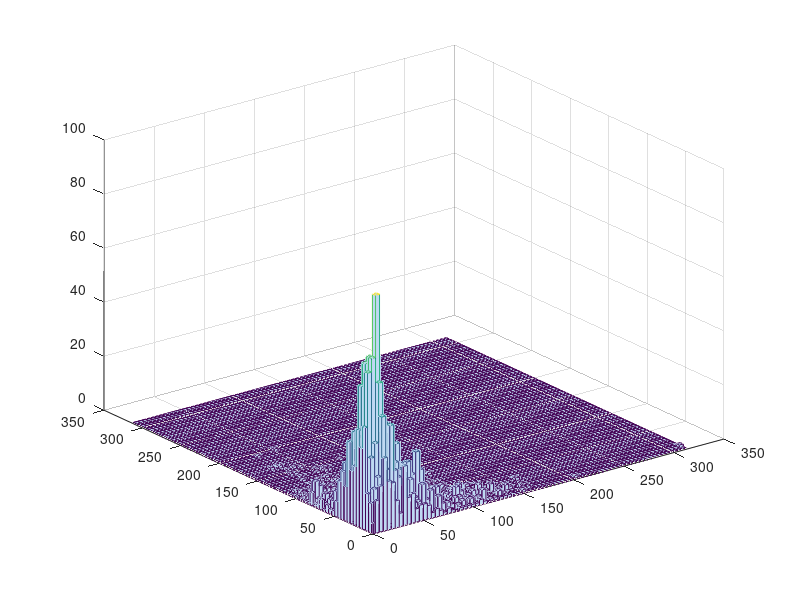

MATLAB code for this plot: (Note: this script raises an error after producing the figure.)
%% test 



% posi = [];
% nega = [];
% null = [];
% animal_list = {'m36n','m2p','m41o','m32q'};
% for ind =2:4% 2:4
%     animal = animal_list{ind};
%     load([animal '_List3']);
%     
%     directory = ['U:\Neural and Behavioural Data' '\marmoset\' animal];
%     %     directory = ['C:\Users\John\Documents\Marmoset\' animal];
%     indxList = find([UnitInfo.Info.Stimuli_Nb] ==12 &... %[UnitInfo.Info.Positive] == Positive &...
%         [UnitInfo.Info.Sync] == 1 &  ...
%         [UnitInfo.Info.Pre_stim_Duration] == 500 &...
%         [UnitInfo.Info.Post_stim_Duration] == 500 & [UnitInfo.Info.Significant_rate] ==1 );
%     % & [UnitInfo.Info.Stimuli_Nb] ==StimType &[UnitInfo.Info.Positive] == Positive &
%     
%     for n =  indxList
%         if UnitInfo.Info(n).pval<=0.05
%             posi = [posi UnitInfo.Info(n).Rho];
% %         elseif UnitInfo.Info(n).Positive == 1
% %             nega = [nega UnitInfo.Info(n).Rho];
%         else
%             null = [null UnitInfo.Info(n).Rho];
%         end
%     end
% end
% 
%     




%% Mutual information population
% load('SyncN_new.mat')
% SyncNH = round([sum(output.rates_stim{3},2) sum(output.rates_stim{4},2) sum(output.rates_stim{5},2)]);
% SyncNH = reshape(SyncNH,[],1)/1000;
% SyncNL = round([sum(output.rates_stim{8},2) sum(output.rates_stim{9},2) sum(output.rates_stim{10},2)]);
% SyncNL = reshape(SyncNL,[],1)/1000;
% SyncN = [SyncNH SyncNL];
% SyncN = reshape(SyncN,[],1);
% 
% load('SyncP_new.mat')
% SyncPH = round([sum(output.rates_stim{3},2) sum(output.rates_stim{4},2) sum(output.rates_stim{5},2)]);
% SyncPH = reshape(SyncPH,[],1)/1000;
% SyncPL = round([sum(output.rates_stim{8},2) sum(output.rates_stim{9},2) sum(output.rates_stim{10},2)]);
% SyncPL = reshape(SyncPL,[],1)/1000;
% SyncP = [SyncPH SyncPL];
% SyncP = reshape(SyncP,[],1);
% rangeP = max(SyncP);
% rangeN = max(SyncN);
% 
% pdN = zeros(1,rangeN+1); %0 to rangeN)
% pdNH = zeros(1,rangeN+1); %0 to rangeN)
% pdNL = zeros(1,rangeN+1); %0 to rangeN)
% for i = 1:rangeN+1
%     pdN(i) = sum(SyncN == i);
%     pdNH(i) = sum(SyncNH ==i);
%     pdNL(i) = sum(SyncNL ==i);
% end
% 
% pdP = zeros(1,rangeP+1); %0 to rangeN)
% pdPH = zeros(1,rangeP+1); 
% pdPL = zeros(1,rangeP+1); 
% for i = 1:rangeP+1
%     pdP(i) = sum(SyncP == i);
%     pdPH(i) = sum(SyncPH == i);
%     pdPL(i) = sum(SyncPL == i);
% end
% pdN = pdN/sum(pdN);
% pdNH = pdNH/sum(pdNH);
% pdNL = pdNL/sum(pdNL);
% 
% pdP = pdP/sum(pdP);
% pdPH = pdPH/sum(pdPH);
% pdPL = pdPL/sum(pdPL);
% 
% pd = pdN.'*pdP;
% pdH = pdNH.'*pdPH;
% pdL = pdNL.'*pdPL;
% sumH = log2((pdH*2)./pd).*pdH;
% sumH(isnan(sumH)) = 0;
% sumL = log2((pdL*2)./pd).*pdL;
% sumL(isnan(sumL)) = 0;
% 
% sumPH = log2(pdPH*2./pdP).*pdPH;
% sumPH(isnan(sumPH)) = 0;
% 
% sumPL = log2(pdPL*2./pdP).*pdPL;
% sumPL(isnan(sumPL)) = 0;
% 
% InfoP = sum(sum(sumPH)) + sum(sum(sumPL));
% Info = sum(sum(sumH))+sum(sum(sumL));
% 
% % % clear all

%% Mutual information neuron by neuron
% 

% % h =  hist(output.isi_total{6});
% test = output.isi_total{2}*10^3;
% for i = length(test):-1:1
%     if test(i) < 10
%         test(i) = [];
%     end
% end
% edges = 0:5:500;
% h = histc(test,edges);
% % histogram(test,edges);
% % figure
% plot(h)
% set(gca,'XScale','log')
% hold on
% 
% [f, xi] = ksdensity(output.VS(1,:));
% plot(xi,f)
% edges = 0:0.1:1;
% histogram(output.VS(:,2),edges)


%%  Studying FR joint distribution for SyncP SyncN and SyncM neurons. 03/19/2018

clear all
load('SyncP_new.mat')
NP = size(output.rates_stim{1, 1},1);
DR_trialP = [];
for f = 1:12
    for n = 1:NP
        DR_trialP(n,f) = mean(output.rates_stim{f}(n,:));
    end
end

load('SyncN_new.mat')
NN = size(output.rates_stim{1, 1},1);
DR_trialN = [];
for f = 1:12
    for n = 1:NN
        DR_trialN(n,f) = mean(output.rates_stim{f}(n,:));
    end
end

DR_trialN(randsample(1:305,5),:) = []; %randomly cutting data size to match SyncP neurons. 

SyncPall = reshape(DR_trialP,[],1);
SyncNall = reshape(DR_trialN,[],1);

X = [SyncNall,SyncPall];
edges = {0:4:ceil(max(max(X))) 0:4:ceil(max(max(X)))};
hist3(X,edges)
[CountData, Xedges,Yedges] = histcounts2(X(:,1),X(:,2),edges{1},edges{2});

% linear interpolarization of Distribution


Vq = interp2(CountData);










%% Calculating MI 07/11/2017
clear all
load('SyncP_new.mat')
NP = size(output.rates_stim{1, 1},1);
DR_trialP = [];
for f = 1:12
    for n = 1:NP
        DR_trialP(n,f) = mean(output.rates_stim{f}(n,:));
    end
end

% 08/11/2017 attempt to linearly extrapolate a pdf.
edgesTotalP = 0:1: ceil(max(max(DR_trialP)));
[NtotalP,edgesTotalP] = histcounts(DR_trialP,edgesTotalP);
for i = 1:length(NtotalP)
    if NtotalP(i) == 0
        NtotalP(i) = NaN;
    end
end
xaxisP = edgesTotalP(1:end-1);
% plot(xaxis,Ntotal)
% linear interpolation into infinite dataset
[xDataP, yDataP] = prepareCurveData( xaxisP, NtotalP );
vq1 = interp1(xDataP, yDataP, xaxisP);
pdfPall = vq1/sum(vq1);
% vq2 = interp1(xData, yData, xaxis,'spline');
% plot(xaxis,vq1)
% hold on 
% plot(xaxis,vq2)


InfoP = 0;
for f= 1:12
    [NcountP,edgesTotalP] = histcounts(DR_trialP(:,f),edgesTotalP);
    [xDataP, yDataP] = prepareCurveData( xaxisP, NcountP );
    vq2N = interp1(xDataP, yDataP, xaxisP);
    pdfP(f,:) = vq2N/sum(vq2N);
    for r = 1:length(pdfPall)
        if pdfP(f,r) ~=0 %  pdfPall(r) > 0.001 &&
        InfoP = InfoP + pdfP(f,r)*log2(pdfP(f,r)/pdfPall(r));
        end
    end
end
InfoP = InfoP/12;


load('SyncN_new.mat')

%for NM neurons, randomly select 22neurons



N = size(output.rates_stim{1, 1},1);
DR_trialN = [];
Nall = 300;
InfosN = [];
for iii = 1:100
    pdfN = [];
    Indice = randsample([1:N],Nall);
    
    for f = 1:12
        for n = 1:Nall
            DR_trialN(n,f) = mean(output.rates_stim{f}(Indice(n),:));
        end
    end
    
    % 08/11/2017 attempt to linearly extrapolate a pdf.
    edgesTotalN = 0:1: ceil(max(max(DR_trialN)));
    [NtotalN,edgesTotalN] = histcounts(DR_trialN,edgesTotalN);
    for i = 1:length(NtotalN)
        if NtotalN(i) == 0
            NtotalN(i) = NaN;
        end
    end
    xaxisN = edgesTotalN(1:end-1);
    % plot(xaxis,Ntotal)
    % linear interpolation into infinite dataset
    [xDataN, yDataN] = prepareCurveData( xaxisN, NtotalN );
    vq1 = interp1(xDataN, yDataN, xaxisN);
    pdfNall = vq1/sum(vq1);
    % vq2 = interp1(xData, yData, xaxis,'spline');
    % plot(xaxis,vq1)
    % hold on
    % plot(xaxis,vq2)
    
    
    InfoN = 0;
    for f= 1:12
        [NcountN,edgesTotalN] = histcounts(DR_trialN(:,f),edgesTotalN);
        [xDataN, yDataN] = prepareCurveData( xaxisN, NcountN );
        vq2N = interp1(xDataN, yDataN, xaxisN);
        pdfN(f,:) = vq2N/sum(vq2N);
        for r = 1:length(pdfNall)
            if  pdfN(f,r) ~=0  % pdfNall(r) > 0.001 &&
                InfoN = InfoN + pdfN(f,r)*log2(pdfN(f,r)/pdfNall(r));
            end
        end
    end
    InfoN = InfoN/12;
    
%     InfoPandN = 0;
%     for f = 1:12
%         %     [NcountN,edgesTotalN] = histcounts(DR_trialN(:,f),edgesTotalN);
%         %     [xDataN, yDataN] = prepareCurveData( xaxisN, NcountN );
%         %     vq2N = interp1(xDataN, yDataN, xaxisN);
%         %     pdfN(f,:) = vq2N/sum(vq2N);
%         %     [NcountP,edgesTotalP] = histcounts(DR_trialP(:,f),edgesTotalP);
%         %     [xDataP, yDataP] = prepareCurveData( xaxisP, NcountP );
%         %     vq2P = interp1(xDataP, yDataP, xaxisP);
%         %     pdfP(f,:) = vq2P/sum(vq2P);
%         for r1 = 1:length(pdfPall)
%             for r2 = 1:length(pdfNall)
%                 if   pdfP(f,r1)*pdfN(f,r2) ~=0 %pdfPall(r1)*pdfNall(r2) > 0.001 &&
%                     InfoPandN = InfoPandN + ...
%                         pdfP(f,r1)*pdfN(f,r2)*log2( pdfP(f,r1)*pdfN(f,r2)...
%                         /(pdfPall(r1)*pdfNall(r2)));
%                 end
%             end
%         end
%     end
%     
%     InfoPandN = InfoPandN/12;
    InfosN = [InfosN InfoN];
end
% 08/11/2017 attempt to calculate pdf by histograms
% % test = mean(DR_trial,1);
% % edges = 0:1: floor(max(max(DR_trial)));
% Nbins = 219;
% % Ntotal = histogram(DR_trial,edges);
% [Ntotal,edgesTotal] = histcounts(DR_trial,Nbins);
% 
% pdfPall =  Ntotal/sum(Ntotal);
% InfoP = 0;
% for f= 1:12
%     [Ncount,edges] = histcounts(DR_trial(:,f),Nbins);
%     pdfP(f,:) = Ncount/sum(Ncount);
%     for r = 1:length(pdfPall)
%         if pdfPall(r) > 0.001 && pdfP(f,r) ~=0 
%         InfoP = InfoP + pdfP(f,r)*log2(pdfP(f,r)/pdfPall(r));
%         end
%     end
% end
% % Ntotal = histogram(DR_trial,edges);
% 

%% Analyzing ind ISI 19/03/2018

clear all

load('SyncP_new.mat')
ISI_ind = {};
for n = 1:25
    for f = 1:12
        ISI_ind{n,f} = horzcat(output.isi_rep{n}{f,:})*1e3;
    end
    
end
C = {};

% edges = [[0:1:9] [10:5:90] [100:50:1000]];
edges = [0:5:500];
for n = 1:25
    figure
    for f = 2:2:12
        [C{n,f}, edges] = histcounts(ISI_ind{n,f},edges);
        plot(edges(2:end),C{n,f})
        set(gca,'XScale','log')
        hold on
    end
    legend('125ms', '62.5ms', '41.6ms','31.25ms', '25ms', '20ms');
    hold off
end

%conclusion, ISI analysis really doesnt give much



    
%% Caculate MI with ISI and with VS
clear all

load('SyncN_new.mat')

N = size(output.VS,1);
Nall = 25;
InfosVS = [];
for iii = 1:100
Indice = randsample([1:N],Nall);
SampleVS = [];

    pdfVS = [];
    
    for f = 1:12
        for n = 1:Nall
            SampleVS(n,f) = output.VS(Indice(n),f);
        end
    end
    
    
    edgesTotalN = [0 0.2:0.1:1];
    xaxis =  edgesTotalN(1:end-1); %+0.05;
    [NtotalN,edgesTotalN] = histcounts(SampleVS,edgesTotalN);
    pdfVSall = NtotalN/sum(NtotalN);
%     plot(xaxis,pdfVSall);
%     pause
    InfoVS = 0;
    for f= 1:12
        [NcountN,edgesTotalN] = histcounts(SampleVS(:,f),edgesTotalN);
        pdfVS(f,:) = NcountN/sum(NcountN);
        for r = 1:length(pdfVSall)
            if  pdfVS(f,r) ~=0  % pdfNall(r) > 0.001 &&
                InfoVS = InfoVS + pdfVS(f,r)*log2(pdfVS(f,r)/pdfVSall(r));
            end
        end
    end
    
    InfoVS = InfoVS/12;
    InfosVS = [InfosVS InfoVS];
end


% ISI
% 
% clear all
% load('SyncP_new.mat')
% InfosISI = [];
% % for iii = 1:100
%     ISItotal = [];
%     for f = 1:12
%         ISItotal = [ISItotal output.isi_total{f}];
%     end
%     edgesISI = 0:1e-3:max(ISItotal);
%     [ISItotalhist edgesISI] = histcounts(ISItotal,edgesISI);
%     pdfISItotal = ISItotalhist/sum(ISItotalhist);
%     
%     InfoISI = 0;
%     pdfISI = [];
%     for f = 1:12
%         [ISIcount, edgesISI] = histcounts(output.isi_total{f},edgesISI);
%         pdfISI(f,:) = ISIcount/sum(ISIcount);
%         for r = 1:length(pdfISItotal)
%             if  pdfISI(f,r) ~=0  % pdfNall(r) > 0.001 &&
%                 InfoISI = InfoISI + pdfISI(f,r)*log2(pdfISI(f,r)/pdfISItotal(r));
%             end
%         end
%     end
%     
%     
%     InfoISI = InfoISI/12;
%     InfosISI = [InfosISI InfoISI]
% % end
% xaxis = edgesISI(1:end-1);
% % plot(xaxis, ISItotalhist);


%ISI ind neurons : 15/11/2017

clear all
load('SyncN_new.mat')
N = size(output.isi_rep,2);
Nall = 25;

InfosISI = [];
for iii =1:100
    Indice = randsample([1:N],Nall);
    SampleISI = [];
    ISIperStim = [];
    ISItotal = [];
    for f = 1:12
        ISIperStim{f} = [];
        for n = 1:Nall
            SampleISI{n,f} = [];
            for reps = 1:size(output.isi_rep{Indice(n)},2)
                SampleISI{n,f} = [SampleISI{n,f} output.isi_rep{Indice(n)}{f,reps}];
            end
            ISIperStim{f} = [ISIperStim{f} SampleISI{n,f}];
        end
        ISItotal = [ISItotal ISIperStim{f}];
    end
    edgesISI = 0:1e-3:max(ISItotal);
    [ISItotalhist edgesISI] = histcounts(ISItotal,edgesISI);
    
    pdfISItotal = ISItotalhist/sum(ISItotalhist);
    
    InfoISI = 0;
    pdfISI = [];
    for f = 1:12
        [ISIcount, edgesISI] = histcounts(ISIperStim{f},edgesISI);
        pdfISI(f,:) = ISIcount/sum(ISIcount);
        for r = 1:length(pdfISItotal)
            if  pdfISI(f,r) ~=0  % pdfNall(r) > 0.001 &&
                InfoISI = InfoISI + pdfISI(f,r)*log2(pdfISI(f,r)/pdfISItotal(r));
            end
        end
    end
    
    InfoISI = InfoISI/12;
    InfosISI = [InfosISI InfoISI];
end

%% plot MI

clear all
load('DataInfoStat.mat')
Infos = [ones(1,100)*InfoP;InfosN;InfosNM;InfosVSP;InfosVSN;InfosVSNM;InfosISIP;InfosISIN;InfosISINM];
Infomean = mean(Infos,2);
stdmean = [];
for i = 1:9
    stdmean(i) = deviation(Infos(i,:));
end
errorbar(Infomean,stdmean,'+','CapSize',30)
deviation(ones(1,10))
axis([0,10,0,1.2])

%%
% figure
% for f= 1:12
%     histogram(DR_trial(:,f),edges)
%     hold on
%     pause
% end
nn = max(output.spikecount_neuron{1});

VSlow = [output.VS{1}]
for i = 1:nn
    for f = 1:12
        SyncN{i}(:,f) =  output.spikecount{f}(find(output.spikecount_neuron{f}==i));
    end
    rangeN = max(max(SyncN{i}));
    pdNH{i} = zeros(1,(rangeN-mod(rangeN,10))/10 + 1);
    pdNM{i} = zeros(1,(rangeN-mod(rangeN,10))/10 + 1);
    pdNL{i} = zeros(1,(rangeN-mod(rangeN,10))/10 + 1);
    
    for j = 1:(rangeN-mod(rangeN,10))/10 + 1 
        pdNL{i}(j) = sum(sum(SyncN{i}(:,1:4)< j*10 & SyncN{i}(:,1:4)>= (j-1)*10));
        pdNM{i}(j) = sum(sum(SyncN{i}(:,5:8)< j*10 & SyncN{i}(:,5:8)>= (j-1)*10));
        pdNH{i}(j) = sum(sum(SyncN{i}(:,9:12)< j*10 & SyncN{i}(:,9:12)>= (j-1)*10));
        pdN{i}(j) = sum(sum(SyncN{i}< j*10 & SyncN{i}>= (j-1)*10));
    end
    pdNL{i} = pdNL{i}/sum(pdNL{i});
    pdNM{i} = pdNM{i}/sum(pdNM{i});
    pdNH{i} = pdNH{i}/sum(pdNH{i});
    pdN{i} = pdN{i}/sum(pdN{i});
    sumL = log2((pdNL{i}*2)./pdN{i}).*pdNL{i};
    sumL(isnan(sumL)) = 0;
    sumL(isinf(sumL)) = 0;
    sumM = log2((pdNL{i}*2)./pdN{i}).*pdNM{i};
    sumM(isnan(sumM)) = 0;
    sumM(isinf(sumM)) = 0;
    sumH = log2((pdNL{i}*2)./pdN{i}).*pdNH{i};
    sumH(isnan(sumH)) = 0;
    sumH(isinf(sumH)) = 0;
    InfoN(i) = sum(sumH)+sum(sumM)+sum(sumL);
end



load('SyncP_new.mat')
nn = max(output.spikecount_neuron{1});
for i = 1:nn
    for f = 1:12
        SyncP{i}(:,f) =  output.spikecount{f}(find(output.spikecount_neuron{f}==i));
    end
    rangeP = max(max(SyncP{i}));
    pdPH{i} = zeros(1,(rangeP-mod(rangeP,10))/10 + 1);
    pdPM{i} = zeros(1,(rangeP-mod(rangeP,10))/10 + 1);
    pdPL{i} = zeros(1,(rangeP-mod(rangeP,10))/10 + 1);
    
    for j = 1:(rangeP-mod(rangeP,10))/10 + 1
        pdPL{i}(j) = sum(sum(SyncP{i}(:,1:4)< j*10 & SyncP{i}(:,1:4)>= (j-1)*10));
        pdPM{i}(j) = sum(sum(SyncP{i}(:,5:8)< j*10 & SyncP{i}(:,5:8)>= (j-1)*10));
        pdPH{i}(j) = sum(sum(SyncP{i}(:,9:12)< j*10 & SyncP{i}(:,9:12)>= (j-1)*10));
        pdP{i}(j) = sum(sum(SyncP{i}< j*10 & SyncP{i}>= (j-1)*10));
    end
    pdPL{i} = pdPL{i}/sum(pdPL{i});
    pdPM{i} = pdPM{i}/sum(pdPM{i});
    pdPH{i} = pdPH{i}/sum(pdPH{i});
    pdP{i} = pdP{i}/sum(pdP{i});
    
    sumL = log2((pdPL{i}*2)./pdP{i}).*pdPL{i};
    sumL(isnan(sumL)) = 0;
    sumL(isinf(sumL)) = 0;
    sumM = log2((pdPM{i}*2)./pdP{i}).*pdPM{i};
    sumM(isnan(sumM)) = 0;
    sumM(isinf(sumM)) = 0;
    sumH = log2((pdPH{i}*2)./pdP{i}).*pdPH{i};
    sumH(isnan(sumH)) = 0;
    sumH(isinf(sumH)) = 0;
    InfoP(i) = sum(sumH)+sum(sumM)+sum(sumL);
end




load('SyncNM_new.mat')
nn = max(output.spikecount_neuron{1});
for i = 1:nn
    for f = 1:12
        SyncNM{i}(:,f) =  output.spikecount{f}(find(output.spikecount_neuron{f}==i));
    end
    rangeNM = max(max(SyncNM{i}));
    pdNMH{i} = zeros(1,(rangeNM-mod(rangeNM,10))/10 + 1);
    pdNMM{i} = zeros(1,(rangeNM-mod(rangeNM,10))/10 + 1);
    pdNML{i} = zeros(1,(rangeNM-mod(rangeNM,10))/10 + 1);
    
    for j = 1:(rangeNM-mod(rangeNM,10))/10 + 1
        pdNML{i}(j) = sum(sum(SyncNM{i}(:,1:4)< j*10 & SyncNM{i}(:,1:4)>= (j-1)*10));
        pdNMM{i}(j) = sum(sum(SyncNM{i}(:,5:8)< j*10 & SyncNM{i}(:,5:8)>= (j-1)*10));
        pdNMH{i}(j) = sum(sum(SyncNM{i}(:,9:12)< j*10 & SyncNM{i}(:,9:12)>= (j-1)*10));
        pdN_M{i}(j) = sum(sum(SyncNM{i}< j*10 & SyncNM{i}>= (j-1)*10));
    end
    pdNML{i} = pdNML{i}/sum(pdNML{i});
    pdNMM{i} = pdNMM{i}/sum(pdNMM{i});
    pdNMH{i} = pdNMH{i}/sum(pdNMH{i});
    pdN_M{i} = pdN_M{i}/sum(pdN_M{i});
    sumL = log2((pdNML{i}*2)./pdN_M{i}).*pdNML{i};
    sumL(isnan(sumL)) = 0;
    sumL(isinf(sumL)) = 0;
    sumM = log2((pdNMM{i}*2)./pdN_M{i}).*pdNMM{i};
    sumM(isnan(sumM)) = 0;
    sumM(isinf(sumM)) = 0;
    sumH = log2((pdNMH{i}*2)./pdN_M{i}).*pdNMH{i};
    sumH(isnan(sumH)) = 0;
    sumH(isinf(sumH)) = 0;
    InfoNM(i) = sum(sumH)+sum(sumM)+sum(sumL);
end


% NbNeurons = size(output.spikes_per_click{1, 11}.brut,1);  

%% Vector Strength Histogram 

load('SyncN_new.mat')

% load('SyncP_new.mat')


edges = 0:0.2:1;
h1 = histc(output.VS(:,2),edges); 
h2 = histc(output.VS(:,6),edges);
h3 = histc(output.VS(:,10),edges);

figure
plot(edges,h1)
hold on
plot(edges,h2)
plot(edges,h3)



%% 07/03/2018 
clear all
load('SyncP_new.mat')
ICI_list= [125 83.3333 62.5 50 41.6667 35.7143 31.25 27.7778 25 22.7273 20.8333];
Hz_list = round(1./ICI_list*1e3);

SPC_mean = []; %average spikes per click
SPC_error = [];

for f = 1:length(ICI_list)
    SPC_mean = [SPC_mean mean(output.spikes_per_click{f}.mean)];
    SPC_error = [SPC_error mean(output.spikes_per_click{f}.error)];
end

[RHO,PVAL] = corr(ICI_list.',SPC_mean.','Type','Spearman')


errorbar(Hz_list, SPC_mean, SPC_error,'Linewidth',1.5)
hold on     

%% plot spikes per click for all neurons


% load('SyncN_new.mat')
load('SyncP_new.mat')

% %48Hz adaptation
% xaxis = [];
% brut = [];
% for i = 1:16
%     xaxis = [xaxis output.spikes_per_click{1, 11}.xaxis];
%     brut = [brut output.spikes_per_click{1, 11}.brut2(i,:)];%/output.spikes_per_click{1, 11}.brut(i,1)];
% end
% 
%   
% 
% figure
% j = 1;
% for j = 1:25
%     disp(j)
%         hold on
%         plot(output.spikes_per_click{1, 11}.xaxis(j,:),output.spikes_per_click{1, 11}.brut1(j,:),'linewidth',2.0)
%         pause
% %     if brut(j) ==0;
% %     brut(j) =1;
% %     end
% end


% logbrut = log(brut);


bin = [];
f = 10;
tets = 0;
for j = size(output.spikes_per_click{1, f}.brut1,1) :-1:1
    if output.spikes_per_click{1,f}.brut1(j,1)< 8 || output.spikes_per_click{1,f}.brut1(j,2)<1
        output.spikes_per_click{1,f}.brut1(j,:) = [];
        tets = tets +1;
    end
end

    




bin(1,:) = output.spikes_per_click{1, f}.brut1(:,1);
bin(2,:) = -output.spikes_per_click{1, f}.brut1(:,1)+output.spikes_per_click{1, f}.brut1(:,2);
bin(3,:) = -output.spikes_per_click{1, f}.brut1(:,1)+output.spikes_per_click{1, f}.brut1(:,3);

bin(4,:) = output.spikes_per_click{1, f}.brut1(:,2);
bin(5,:) = -output.spikes_per_click{1, f}.brut1(:,2)+output.spikes_per_click{1, f}.brut1(:,3);

bin(6,:) = -output.spikes_per_click{1, f}.brut1(:,2)+output.spikes_per_click{1, f}.brut1(:,5);
bin(7,:) = output.spikes_per_click{1, f}.brut1(:,5);
bin(8,:) = -output.spikes_per_click{1, f}.brut1(:,5)+output.spikes_per_click{1, f}.brut1(:,8);

for j = 1:size(output.spikes_per_click{1, f}.brut1,1)

    bin(2,j) = bin(2,j)/bin(1,j);
    bin(3,j) = bin(3,j)/bin(1,j);
    bin(5,j) = bin(5,j)/bin(4,j);
    bin(6,j) = bin(6,j)/bin(4,j);
    bin(8,j) = bin(8,j)/bin(7,j);
end



C1 = cov(bin(1,:),bin(2,:));
[U,S,V] = svd(C1);
V = V*sqrt(S)*3;
v1 = V(:,1);
v2 = V(:,2);
coM(1) = mean(bin(1,:));
coM(2) = mean(bin(2,:));

C2 = cov(bin(1,:),bin(3,:));
[U2, S2, V2] = svd(C2);
V2 = V2*sqrt(S2)*3;
v3 = V2(:,1);
v4 = V2(:,1);
coM(3) = mean(bin(3,:));

% C3 = cov(bin(4,:),bin(5,:));
% C4 = corr(bin(4,:).',bin(6,:).');
% C5 = corr(bin(7,:).',bin(8,:).');



figure
subplot(2,2,[1 3])
scatter(bin(1,:),bin(2,:),'filled')
hold on
scatter(bin(4,:),bin(6,:),'filled')
scatter(bin(7,:),bin(8,:),'filled')

xlimit = get(gca,'xlim');


line([0 250], [0 0]);
line([0 250], [1 1]);
line([0 250], [-1 -1]);
axis([0,250,-5,5])

legend1 = sprintf('1st to 2nd pulse. corr = %.2f',corr(bin(1,:).',bin(2,:).'));
legend2 = sprintf('2nd to 5th pulse. corr = %.2f',corr(bin(4,:).',bin(6,:).'));
legend3 = sprintf('5th to 8th pulse. corr = %.2f',corr(bin(7,:).',bin(8,:).'));
legend({legend1, legend2, legend3});
ylabel('factor of increase in activity')
xlabel('firing rate above spont rate')
title('Evolution of firing rate in response to intial activity')
% scatter(bin(1,:),bin(7,:),'filled')
% quiver(coM(1),coM(2),v1(1),v1(2), 'b-')
% quiver(coM(1),coM(2),v2(1),v2(2), 'b-')

% scatter(bin(1,:),bin(3,:),'filled')
% % quiver(coM(1),coM(3),v3(1),v3(2), 'r-')
% % quiver(coM(1),coM(3),v4(1),v4(2), 'r-')
% 
% % hold on 



subplot(2,2,2)
edges = -5:0.20:5;
% [h1,edges] = histcounts(bin(2,:), edges);
histogram(bin(2,:), edges);
hold on 
% [h2,edges] = histcounts(bin(3,:), edges);
histogram(bin(3,:), edges);
legend1 = sprintf('1st to 2nd pulse');%. corr = %.2f',corr(bin1,bin2));
legend2 = sprintf('1st to 3rd pulse');%. corr = %.2f',corr(bin1,bin3));
% legend3 = sprintf('mu = %.3f', mean(h3));
legend({legend1, legend2}) %, legend3});

title('plasticity near onset')

subplot(2,2,4)
edges = -5:0.20:5;
% [h3,edges]= histcounts(bin(6,:), edges);
histogram(bin(6,:), edges);
hold on
% [h4,edges] = histcounts(bin(8,:), edges);
histogram(bin(8,:), edges);
legend1 = sprintf('2nd to 5th pulse');%. corr = %.2f',corr(bin1,bin2));
legend2 = sprintf('5th to 8thpulse');%. corr = %.2f',corr(bin1,bin3));
% legend3 = sprintf('mu = %.3f', mean(h3));
legend({legend1, legend2}) %, legend3});
title('plasticity near middle of stimuli')
xlabel('factor of increase in activity')


%% fitting spike per click data to a curve function 01/23/2018

load('SyncN_new.mat');
Brut = output.spikes_per_click{1, 10}.brut1  ;
xaxis = output.spikes_per_click{1, 10}.xaxis  ;
yaxis = zeros(size(xaxis));
yaxis = yaxis(:,1:end-1);
for n = 1:length(Brut)
    Brut(n,:)= Brut(n,:)/Brut(n,1);
    t=1;
    while t < size(xaxis,2)
        yaxis(n,t) = Brut(n,t+1)-1;
        t = t+1;
    end
end

xaxis = xaxis(:,2:end);
xaxis = xaxis(:);
yaxis = yaxis(:);




%% analysis of individual neurons 
% 
% 
% Analysis.pearson = zeros(NbNeurons,2);
% Analysis.spearman = zeros(NbNeurons,2);


%% Stats
% 
[p,h,stats] = ranksum(bin(6,:),bin(8,:))
% figure
% scatter(bin(2,:),bin(6,:));




%% 01/23/2018 VS comparison between first half and second half. 
load('SyncN_new.mat');
% load('SyncP_new.mat');
[p,h,stats] = ranksum(output.VStime{1, 11}(:,1),output.VStime{1, 11}(:,2))


corr(output.VStime{1, 10}(:,1),output.VStime{1, 10}(:,2))



%% 01/25/2018 Spike latency calculation, see Bendor 2008
% clear all
load('SyncN_new.mat');
% load('SyncP_new.mat');


nn = size(output.mean_neuron_spont{1},1);
time = size(output.mean_neuron_spont{1},2);
for f = 1:12
    spont{f} = zeros(nn,time/2);
    rate{f} = zeros(nn,time/2);
end

for f = 1:12
    for n = 1:nn
        t = 1;
        while t < time/2 + 1
            spont{f}(n,t) = (output.mean_neuron_spont{f}(n,2*t)...
                +(output.mean_neuron_spont{f}(n,2*t-1)))/2 ;
            rate{f}(n,t) = (output.mean_neuron_rates{f}(n,2*t)...
                +(output.mean_neuron_rates{f}(n,2*t-1)))/2 ;
            t = t+1;
        end
        spontstd{f}(n) = std(spont{f}(n,:),1);
    end
end


responsetime = zeros(nn,12);
for n = 1:nn
    for f = 1:12
        t = 1;
        while t < time/2-2
            if rate{f}(n,t) > spontstd{f}(n)*2 ...
                    && rate{f}(n,t+1) > spontstd{f}(n)*2 ...
                    && rate{f}(n,t+2) > spontstd{f}(n)*2
                responsetime(n,f) = t;
                t = time;
            else
                t = t+1;
            end
        end

    end
end


responsetime = responsetime*1e-3;
% responsetime(12,:) = []; %for SyncN neurons, neuron 12 doesnt react to
% stim

edges = 0:5*1e-3:max(responsetime);
figure
for n = 1:nn
    [h{n},edges] = histcounts(responsetime(n,:),edges);
    subplot(15,2,n)
    histogram(responsetime(n,:),edges)
    stdNeuron(n) = std(responsetime(n,:),1);
end
figure

edges = 0:2*1e-3:max(responsetime);
histogram(responsetime,edges)

ICI_list= [250 125 83.3333 62.5 50 41.6667 35.7143 31.25 27.7778 25 22.7273 20.8333]*1e-3;

for n = 1:nn
    for f = 1:12
        firsthalf{n,f} = output.ind_spike_time{n,f}(find(responsetime(n,f) <= output.ind_spike_time{n,f} & output.ind_spike_time{n,f} <= 0.275));
        if ~isempty(firsthalf{n,f})
        firsthalf{n,f} = 2*pi*mod(firsthalf{n,f},ICI_list(f))/ICI_list(f);
        end
        secondhalf{n,f} = output.ind_spike_time{n,f}(find(0.275 < output.ind_spike_time{n,f} & output.ind_spike_time{n,f} < 0.550));
        if ~isempty(secondhalf{n,f})
        secondhalf{n,f} = 2*pi*mod(secondhalf{n,f},ICI_list(f))/ICI_list(f);
        end
    end
end

% perihistogram
% edges = 0:0.001:0.25;
% edges = 0: pi/32: 2*pi;
% for n = 1:nn
%     figure('position',[800 100 800 900])
%     for f = 1:12
%         subplot(12,1,f)
%         
%         histogram(firsthalf{n,f},edges) %Blue
% %         pause
%         hold on
%         histogram(secondhalf{n,f},edges) %Orange
%         axis([0,2*pi,0,20])
%         if f <12
%             set(gca,'XTick',[]);
%         else
%             xticks([0 0.5*pi pi 1.5*pi 2*pi])
%             xticklabels({'0' '0.5\pi' '\pi' '1.5\pi' '2\pi'})
%         end
%         
%     end
% %     pause
% end







% figure 
% boxplot(responsetime.')






%% Model data analysis and prediction 01/02/2018
clear all
% load('model_datasyncP.mat')
load('model_datasyncN.mat')
ICI_list= [125 83.3333 62.5 50 41.6667 35.7143 31.25 27.7778 25 22.7273 20.8333]*1e-3;

for f = 1:11
    firsthalf{f} = output.spiketime{f}(find(0.05 <= output.spiketime{f} & output.spiketime{f} <= 0.275));
    if ~isempty(firsthalf{f})
        firsthalf{f} = 2*pi*mod(firsthalf{f},ICI_list(f))/ICI_list(f);
    end
    secondhalf{f} = output.spiketime{f}(find(0.275 < output.spiketime{f} & output.spiketime{f} < 0.550));
    if ~isempty(secondhalf{f})
        secondhalf{f} = 2*pi*mod(secondhalf{f},ICI_list(f))/ICI_list(f);
    end
end

edges = 0: pi/64: 2*pi;

figure('position',[800 100 800 900])
for f = 1:11
    subplot(12,1,f)
    
    histogram(firsthalf{n,f},edges) %Blue
    %         pause
    hold on
    histogram(secondhalf{n,f},edges) %Orange
    axis([0,2*pi,0,40])
    if f <12
        set(gca,'XTick',[]);
    else
        xticks([0 0.5*pi pi 1.5*pi 2*pi])
        xticklabels({'0' '0.5\pi' '\pi' '1.5\pi' '2\pi'})
    end
    
end

medians = zeros(2,11);
deviation = zeros(2,11);
for f = 1:11
    [p,h,stats] = ranksum(firsthalf{f},secondhalf{f});
    if h ==1
    medians(1,f) = median(firsthalf{f});
    medians(2,f) = median(secondhalf{f});
    deviation(1,f) = std(firsthalf{f});
    deviation(2,f) = std(secondhalf{f});
    end
end





%% New model data including facilitation. 

load('dataaaaa2.mat')

% UnitInfo.List : {f_dE, f_fI, tau_pE, tau_pI, E, I}
% E and I stays constant.

X1 = zeros(length(unique(UnitInfo.List(:,1))),length(unique(UnitInfo.List(:,2)))); % Matrix of Rho depending on adaptation values
X3 = X1;
for n = 1:length(UnitInfo.List)
    if UnitInfo.Info(n).Pval < 0.05
        
        X1(floor(UnitInfo.List(n,1)*10),floor(UnitInfo.List(n,2)*10)) = X1(floor(UnitInfo.List(n,1)*10),floor(UnitInfo.List(n,2)*10)) + UnitInfo.Info(n).Rho;
    end
    X3(floor(UnitInfo.List(n,1)*10),floor(UnitInfo.List(n,2)*10)) = X3(floor(UnitInfo.List(n,1)*10),floor(UnitInfo.List(n,2)*10)) + UnitInfo.Info(n).Output.mean_discharge_rate.mean(11);
end

X1 = X1/(8*8);
X3 = X3/64;

figure
imagesc(X1)
xticks([1:9])
xticklabels({'0.1','0.2','0.3','0.4','0.5','0.6','0.7','0.8','0.9'})
xlabel('f_DI')
yticks([1:3])
yticklabels({'0.1','0.2','0.3'})
ylabel('f_DE')
figure
imagesc(X3)
xticks([1:9])
xticklabels({'0.1','0.2','0.3','0.4','0.5','0.6','0.7','0.8','0.9'})
xlabel('f_DI')
yticks([1:3])
yticklabels({'0.1','0.2','0.3'})
ylabel('f_DE')

X2 = {};
figure
i = 1;
f_dE = 0.3;
tau_pE = unique(UnitInfo.List(:,3));
tau_pI = unique(UnitInfo.List(:,4));
for f_dI = 0.1:0.1:0.9
    subplot(2,5,i)
    X2{i} = zeros(8,8);
    
    x = find(UnitInfo.List(:,1)==f_dE & UnitInfo.List(:,2)==f_dI);
    for n = 1:length(x)
        if UnitInfo.Info(x(n)).Pval < 0.05
        X2{i}(find(tau_pE == UnitInfo.List(x(n),3)),tau_pI == UnitInfo.List(x(n),4)) =  X2{i}(find(tau_pE == UnitInfo.List(x(n),3)),tau_pI == UnitInfo.List(x(n),4))+ UnitInfo.Info(x(n)).Rho;
        end
    end
    imagesc(X2{i})
    colorbar
    caxis([-1 1])
    i = i+1;
end

 figure
subplot(1,3,2)
f_dE = 0.2;
f_dI = 0.9;
X2{1} = zeros(8,8);

x = find(round(UnitInfo.List(:,1)*10)==f_dE*10 & round(UnitInfo.List(:,2)*10)==f_dI*10);
for n = 1:length(x)
    if UnitInfo.Info(x(n)).Pval < 0.05
        
        X2{1}(find(tau_pE == UnitInfo.List(x(n),3)),tau_pI == UnitInfo.List(x(n),4)) =  X2{1}(find(tau_pE == UnitInfo.List(x(n),3)),tau_pI == UnitInfo.List(x(n),4))+ UnitInfo.Info(x(n)).Rho;
    end
end
imagesc(X2{1})
colorbar
caxis([-1 1])




%% spikes per click in model neurons. 

load('SyncPfModel.mat')
ICI_list = [125 83.3333 62.5 50 41.6667 35.7143 31.25 27.7778 25 22.7273 20.8333];
Hz_list = [];
for i = 1:length(ICI_list)
    Hz_list = [Hz_list round(1000/ICI_list(i))];
end

figure
cmap = colormap(jet(length(ICI_list)+1));

for n =1:2:length(ICI_list)
    SEM = UnitInfo.Info.Output.spikes_per_click{n}.std/sqrt(20*600);
    ts = tinv([0.025  0.975],20*(600)-1);   
    error = ts(2)*SEM;
    errorbar(UnitInfo.Info.Output.spikes_per_click{n}.xaxis,UnitInfo.Info.Output.spikes_per_click{n}.mean,...
        error, 'linewidth', 1.7,'color',cmap(n+1,:),'DisplayName', ...
        [num2str(Hz_list(n)) 'Hz'])
    hold on
    %         norm_mean = [norm_mean UnitInfo.Info(p).Output.mean_discharge_rate.mean(n)/Hz_list(n)];
end
axis([500,1000,0,80]);
legend('show')
